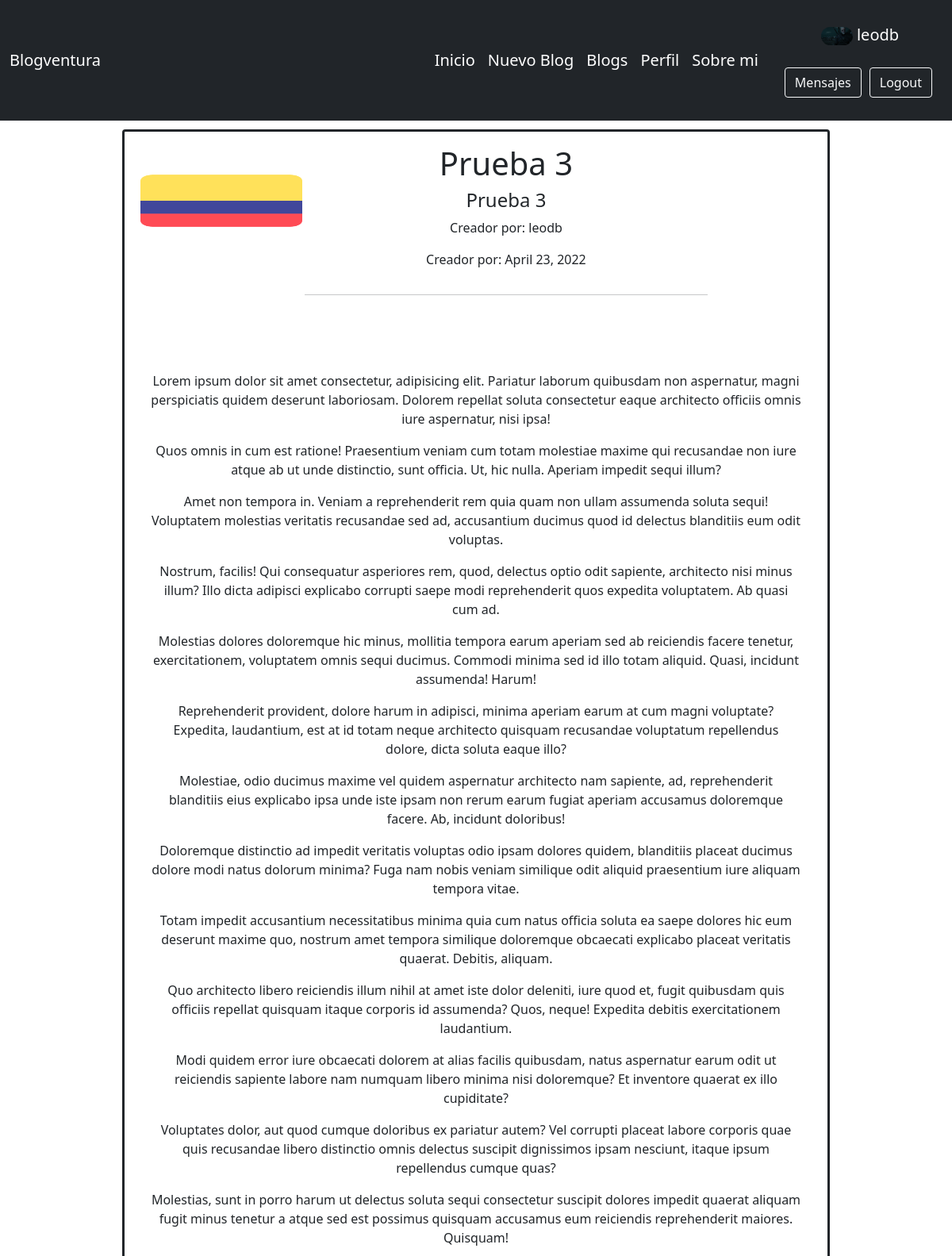
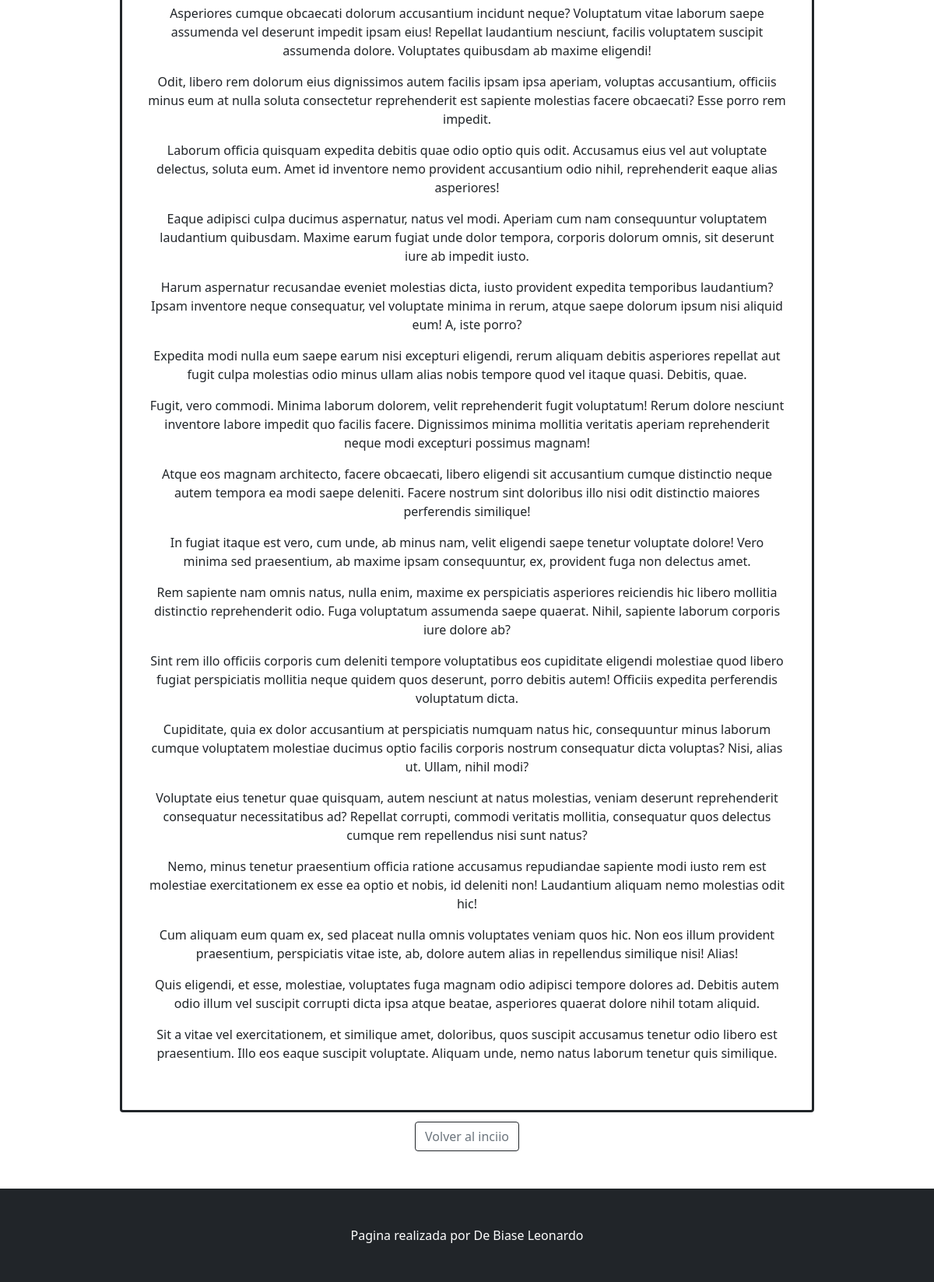
Screenshot of /App/especificBlog/16 (signed in) with the database file from the repository (2 pictures, top to bottom).
### App/models.py (models this page shows, shortened)
class Blog(models.Model):
    titulo = models.CharField(max_length=40)
    creador = models.CharField(max_length=40,blank=True)
    contenido = RichTextField()
    creacion = models.DateField(auto_now=True)
    foto = models.ImageField(upload_to="avatars", null=True, blank = True)
    subtitulo = models.CharField(max_length=40)

### App/views.py (the view)
# urls.py: path("especificBlog/<pk>", views.blog_especifico, name="Blogespecifico" ),
def blog_especifico(request, pk):
    avatares = Avatar.objects.filter(user_id=request.user.username)
    blogEspecifico = Blog.objects.get(id=pk)
    if request.user.is_authenticated:
        contexto = {"blogEspecifico":blogEspecifico , "url": avatares[0].imagen.url, "url2": blogEspecifico.foto.url}
        return render (request, "App/blog_especifico.html", contexto)
    else:
        contexto = {"blogEspecifico":blogEspecifico}
        return render (request, "App/blog_especifico.html", contexto)

### App/templates/App/blog_especifico.html
{% extends 'App/padre.html' %}
{% load static %}
{% block cambiante %}
<div class="container bcontent  ">
    <div class="card border border-3 border-dark" style="width: 80%; margin: 1%;" >
        <div class="row no-gutters">
            <div class="col-sm-3">
                <img class="card-img" src="{{blogEspecifico.foto.url}}" width="50px" height="100px"  style=" margin-top: 18%; margin-left: 10%; ">
            </div>
            <div class="col-sm-7">
                <div class="card-body">
                    <h1 class="card-title">{{blogEspecifico.titulo}}</h1>
                    <h4 class="card-title">{{blogEspecifico.subtitulo}}</h4>
                    <p class="card-text">Creador por: {{blogEspecifico.creador}}</p>
                    <p class="card-text">Creador por: {{blogEspecifico.creacion}}</p>
                </div>
                <hr>
            </div>
            <div style="padding-left: 5%; padding-right: 5%; padding-bottom: 5%;">
            <p>{{blogEspecifico.contenido| safe}}</p>
            </div>
        </div>
    </div>
</div>
<p><a  class="btn btn-outline-secondary border-dark" href="{% url 'Inicio' %}">Volver al inciio</a></p>
{% endblock cambiante %}

### App/templates/App/padre.html (shortened to what this page needs)
<!DOCTYPE html>
<html lang="en">
    <head>
        {% load static %}
        <link href="https://cdn.jsdelivr.net/npm/bootstrap@5.0.2/dist/css/bootstrap.min.css" rel="stylesheet">
        <link href="{% static 'App/css/styles.css'%}" rel="stylesheet" />
    </head>
    <body>
        <nav class="navbar navbar-expand-lg navbar-dark bg-dark">
            <div class="container">
                <a class="navbar-brand" href="#!">Blogventura</a>
                <div class="collapse navbar-collapse" id="navbarSupportedContent">
                    <ul class="navbar-nav ms-auto mb-2 mb-lg-0">
                        {% if request.user.is_authenticated %}
                        <a class="navbar-brand" href="{% url 'Inicio'%}">Inicio</a>
                        <a class="navbar-brand" href="{% url 'Crear'%}">Nuevo Blog</a>
                        <a class="navbar-brand" href="{% url 'leerblogs'%}">Blogs</a>
                        <a class="navbar-brand" href="{% url 'Perfil'%}">Perfil</a>
                        <a class="navbar-brand" href="{% url 'About'%}">Sobre mi</a>
                        {% endif %}
                    </ul>
                </div>
            </div>
                    <div>
                        <center>
                        {% if not request.user.is_authenticated %}
                            <a class="navbar-brand" href="{% url 'Inicio'%}">Inicio</a>
                            <a class="navbar-brand" href="{% url 'leerblogs'%}">Blogs</a>
                            <a class="navbar-brand" href="{% url 'About'%}">Sobre mi</a>
                            <a class="navbar-brand" href="{% url 'register'%}">Registro</a>
                            <a class="navbar-brand "  href="{% url 'login'%}">Iniciar sesion</a>
                        {% else %}
                            <div >
                            <p><p class="navbar-brand"><img style="border-radius: 1500px;" src="{{url}}" width="40px"> {{request.user.username}}</p>
                            <p class="navbar-brand" style=" padding-top: 15px; margin-right: 20px; padding: 5px; "> <a style="margin-right: 10px;" class="btn btn-outline-light"  href="{% url 'mensajeria'%}">Mensajes <a class="btn btn-outline-light"  href="{% url 'logout'%}">Logout</a></a></p>
                            </div>
                        {% endif %}
                        </center>
                    </div>
        </nav>
        <center class="mb-5">
            {% block cambiante %}
            {% endblock cambiante %}
        </center>
        <footer class="py-5 bg-dark">
            <div class="container"><p class="m-0 text-center text-white">Pagina realizada por De Biase Leonardo</p></div>
        </footer>
    </body>
</html>

### rows the page displays
Blog: foto (picture), titulo "Prueba 3", subtitulo "Prueba 3", creador "leodb", creacion "April 23, 2022", contenido "Lorem ipsum dolor sit amet consectetur, adipisicing elit. Pariatur laborum quibusdam non aspernatur, magni perspiciatis quidem deserunt laboriosam. Dolorem repellat soluta consectetur eaque architecto officiis omnis iure aspernatur, nisi ipsa! Quos omnis in cum est ratione! Praesentium veniam cum totam molestiae maxime qui recusandae non iure atque ab ut unde distinctio, sunt officia. Ut, hic nulla. Aperiam impedit sequi illum? Amet non tempora in. Veniam a reprehenderit rem quia quam non ullam assumenda soluta sequi! Voluptatem molestias veritatis recusandae sed ad, accusantium ducimus quod id delectus blanditiis eum odit voluptas. Nostrum, facilis! Qui consequatur asperiores rem, quod,…"

### other values shown
{{ request.user.username }} "leodb"
